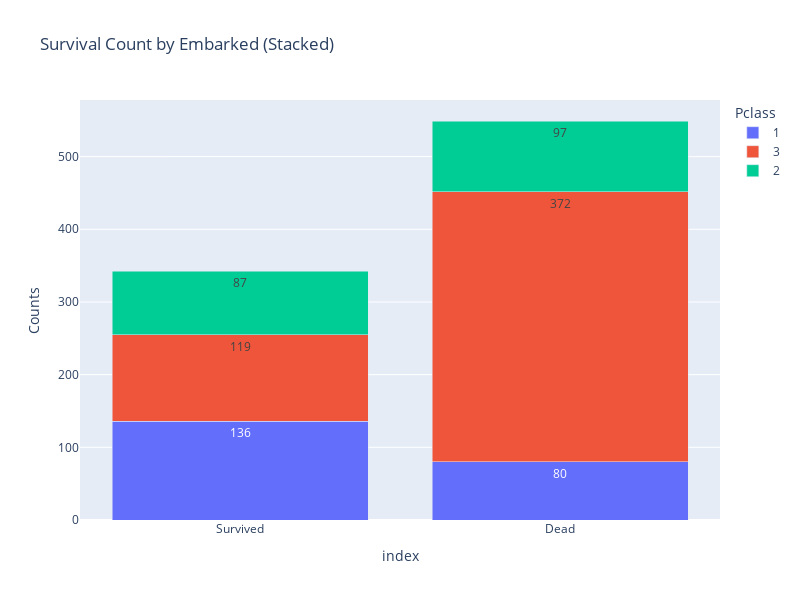

Notebook code for this chart:
### Markdown cell above
#### 상관관계 확인
- S 항구에서 탑승했을 경우, 사망률이 좀 더 높은 것으로 확인됨
- Survived 여부에 큰 영향을 미칠 가능성이 존재하는지 명확하지는 않음

### Code cell
import plotly.express as px

fig = px.bar(
    df,
    x=df.index,
    y=df.columns,
    barmode="stack",
    text_auto=True,
    title="Survival Count by Embarked (Stacked)",
    labels= {
        "x": "Status",
        "value": "Counts",
        "variable": "Survived"
    }
)

fig.update_layout(width=800, height=600)

# fig.show()

### Figure 1 — Plotly figure (JSON) as saved in the notebook; plotly's stock layout.template omitted (floating-point values rounded to 4 significant figures)
{"data": [{"alignmentgroup": "True", "hovertemplate": "Pclass=1<br>index=%{x}<br>Counts=%{y}<extra></extra>", "legendgroup": "1", "marker": {"color": "#636efa", "pattern": {"shape": ""}}, "name": "1", "offsetgroup": "1", "orientation": "v", "showlegend": true, "textposition": "auto", "texttemplate": "%{y}", "type": "bar", "x": ["Survived", "Dead"], "xaxis": "x", "y": [136, 80], "yaxis": "y"}, {"alignmentgroup": "True", "hovertemplate": "Pclass=3<br>index=%{x}<br>Counts=%{y}<extra></extra>", "legendgroup": "3", "marker": {"color": "#EF553B", "pattern": {"shape": ""}}, "name": "3", "offsetgroup": "3", "orientation": "v", "showlegend": true, "textposition": "auto", "texttemplate": "%{y}", "type": "bar", "x": ["Survived", "Dead"], "xaxis": "x", "y": [119, 372], "yaxis": "y"}, {"alignmentgroup": "True", "hovertemplate": "Pclass=2<br>index=%{x}<br>Counts=%{y}<extra></extra>", "legendgroup": "2", "marker": {"color": "#00cc96", "pattern": {"shape": ""}}, "name": "2", "offsetgroup": "2", "orientation": "v", "showlegend": true, "textposition": "auto", "texttemplate": "%{y}", "type": "bar", "x": ["Survived", "Dead"], "xaxis": "x", "y": [87, 97], "yaxis": "y"}], "layout": {"barmode": "stack", "height": 600, "legend": {"title": {"text": "Pclass"}, "tracegroupgap": 0}, "title": {"text": "Survival Count by Embarked (Stacked)"}, "width": 800, "xaxis": {"anchor": "y", "domain": [0, 1], "title": {"text": "index"}}, "yaxis": {"anchor": "x", "domain": [0, 1], "title": {"text": "Counts"}}}}
